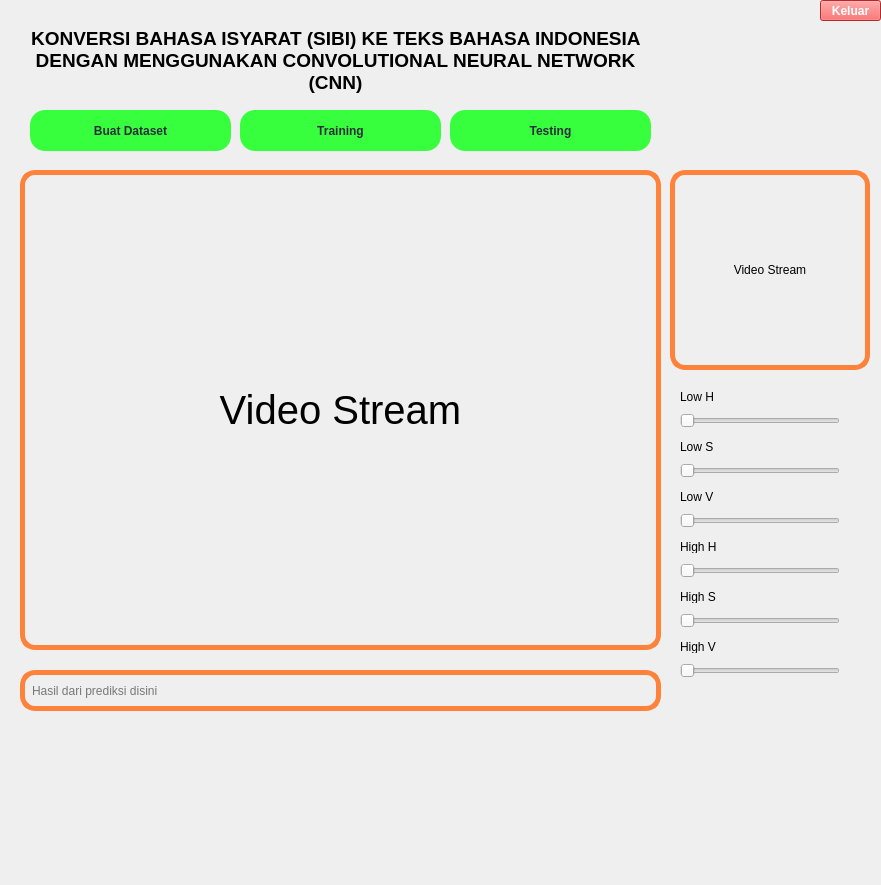
<?xml version="1.0" encoding="UTF-8"?>
<ui version="4.0">
 <class>MainWindow</class>
 <widget class="QMainWindow" name="MainWindow">
  <property name="geometry">
   <rect>
    <x>0</x>
    <y>0</y>
    <width>881</width>
    <height>885</height>
   </rect>
  </property>
  <property name="windowTitle">
   <string>MainWindow</string>
  </property>
  <widget class="QWidget" name="centralwidget">
   <widget class="QLabel" name="lJudul">
    <property name="geometry">
     <rect>
      <x>10</x>
      <y>20</y>
      <width>651</width>
      <height>81</height>
     </rect>
    </property>
    <property name="text">
     <string>&lt;html&gt;&lt;head/&gt;&lt;body&gt;&lt;p align=&quot;center&quot;&gt;&lt;span style=&quot; font-size:14pt; font-weight:600;&quot;&gt;KONVERSI BAHASA ISYARAT (SIBI) KE TEKS BAHASA INDONESIA DENGAN MENGGUNAKAN CONVOLUTIONAL NEURAL NETWORK (CNN)&lt;/span&gt;&lt;/p&gt;&lt;/body&gt;&lt;/html&gt;</string>
    </property>
    <property name="alignment">
     <set>Qt::AlignCenter</set>
    </property>
    <property name="wordWrap">
     <bool>true</bool>
    </property>
   </widget>
   <widget class="QLineEdit" name="leResult">
    <property name="geometry">
     <rect>
      <x>20</x>
      <y>670</y>
      <width>641</width>
      <height>41</height>
     </rect>
    </property>
    <property name="styleSheet">
     <string notr="true">border: 5px solid #FF823A;
font-size: 120%;
border-radius: 15px;
padding:5px 5px;
background: transparent;</string>
    </property>
    <property name="placeholderText">
     <string>Hasil dari prediksi disini</string>
    </property>
   </widget>
   <widget class="QLabel" name="lImageTesting">
    <property name="geometry">
     <rect>
      <x>20</x>
      <y>170</y>
      <width>641</width>
      <height>480</height>
     </rect>
    </property>
    <property name="styleSheet">
     <string notr="true">border: 5px solid #FF823A;
font-size: 40px;
border-radius: 15px;</string>
    </property>
    <property name="text">
     <string>Video Stream</string>
    </property>
    <property name="alignment">
     <set>Qt::AlignCenter</set>
    </property>
   </widget>
   <widget class="QPushButton" name="btnScreenCreateDataset">
    <property name="geometry">
     <rect>
      <x>30</x>
      <y>110</y>
      <width>201</width>
      <height>41</height>
     </rect>
    </property>
    <property name="font">
     <font>
      <weight>75</weight>
      <bold>true</bold>
     </font>
    </property>
    <property name="styleSheet">
     <string notr="true">background-color:#38FF3D;
text-weight: bold;
border-radius:15px;
color:#282D39;
font-size: 150%;</string>
    </property>
    <property name="text">
     <string>Buat Dataset</string>
    </property>
   </widget>
   <widget class="QPushButton" name="btnScreenTraining">
    <property name="geometry">
     <rect>
      <x>240</x>
      <y>110</y>
      <width>201</width>
      <height>41</height>
     </rect>
    </property>
    <property name="font">
     <font>
      <weight>75</weight>
      <bold>true</bold>
     </font>
    </property>
    <property name="styleSheet">
     <string notr="true">background-color:#38FF3D;
text-weight: bold;
border-radius:15px;
color:#282D39;
font-size: 150%;</string>
    </property>
    <property name="text">
     <string>Training</string>
    </property>
   </widget>
   <widget class="QPushButton" name="btnScreenTesting">
    <property name="geometry">
     <rect>
      <x>450</x>
      <y>110</y>
      <width>201</width>
      <height>41</height>
     </rect>
    </property>
    <property name="font">
     <font>
      <weight>75</weight>
      <bold>true</bold>
     </font>
    </property>
    <property name="styleSheet">
     <string notr="true">background-color:#38FF3D;
text-weight: bold;
border-radius:15px;
color:#282D39;
font-size: 150%;</string>
    </property>
    <property name="text">
     <string>Testing</string>
    </property>
   </widget>
   <widget class="QPushButton" name="btnKeluar">
    <property name="geometry">
     <rect>
      <x>820</x>
      <y>0</y>
      <width>61</width>
      <height>21</height>
     </rect>
    </property>
    <property name="font">
     <font>
      <weight>75</weight>
      <bold>true</bold>
     </font>
    </property>
    <property name="styleSheet">
     <string notr="true">background-color:#FF3A3A;
text-weight: bold;
color: white;</string>
    </property>
    <property name="text">
     <string>Keluar</string>
    </property>
   </widget>
   <widget class="QLabel" name="lInfoClass">
    <property name="geometry">
     <rect>
      <x>20</x>
      <y>730</y>
      <width>841</width>
      <height>61</height>
     </rect>
    </property>
    <property name="font">
     <font>
      <pointsize>14</pointsize>
      <weight>75</weight>
      <bold>true</bold>
     </font>
    </property>
    <property name="text">
     <string/>
    </property>
    <property name="alignment">
     <set>Qt::AlignLeading|Qt::AlignLeft|Qt::AlignTop</set>
    </property>
   </widget>
   <widget class="QLabel" name="lImageTesting2">
    <property name="geometry">
     <rect>
      <x>670</x>
      <y>170</y>
      <width>200</width>
      <height>200</height>
     </rect>
    </property>
    <property name="font">
     <font>
      <pointsize>-1</pointsize>
     </font>
    </property>
    <property name="styleSheet">
     <string notr="true">border: 5px solid #FF823A;
font-size: 12px;
border-radius: 15px;</string>
    </property>
    <property name="text">
     <string>Video Stream</string>
    </property>
    <property name="alignment">
     <set>Qt::AlignCenter</set>
    </property>
   </widget>
   <widget class="QLabel" name="label_5">
    <property name="geometry">
     <rect>
      <x>680</x>
      <y>540</y>
      <width>47</width>
      <height>13</height>
     </rect>
    </property>
    <property name="text">
     <string>High H</string>
    </property>
   </widget>
   <widget class="QLabel" name="label_4">
    <property name="geometry">
     <rect>
      <x>680</x>
      <y>640</y>
      <width>47</width>
      <height>13</height>
     </rect>
    </property>
    <property name="text">
     <string>High V</string>
    </property>
   </widget>
   <widget class="QLabel" name="label_3">
    <property name="geometry">
     <rect>
      <x>680</x>
      <y>490</y>
      <width>47</width>
      <height>13</height>
     </rect>
    </property>
    <property name="text">
     <string>Low V</string>
    </property>
   </widget>
   <widget class="QSlider" name="hs_lv">
    <property name="geometry">
     <rect>
      <x>680</x>
      <y>510</y>
      <width>160</width>
      <height>22</height>
     </rect>
    </property>
    <property name="maximum">
     <number>255</number>
    </property>
    <property name="orientation">
     <enum>Qt::Horizontal</enum>
    </property>
   </widget>
   <widget class="QLabel" name="label_6">
    <property name="geometry">
     <rect>
      <x>680</x>
      <y>590</y>
      <width>47</width>
      <height>13</height>
     </rect>
    </property>
    <property name="text">
     <string>High S</string>
    </property>
   </widget>
   <widget class="QSlider" name="hs_hs">
    <property name="geometry">
     <rect>
      <x>680</x>
      <y>610</y>
      <width>160</width>
      <height>22</height>
     </rect>
    </property>
    <property name="maximum">
     <number>255</number>
    </property>
    <property name="orientation">
     <enum>Qt::Horizontal</enum>
    </property>
   </widget>
   <widget class="QSlider" name="hs_hh">
    <property name="geometry">
     <rect>
      <x>680</x>
      <y>560</y>
      <width>160</width>
      <height>22</height>
     </rect>
    </property>
    <property name="maximum">
     <number>255</number>
    </property>
    <property name="orientation">
     <enum>Qt::Horizontal</enum>
    </property>
   </widget>
   <widget class="QLabel" name="label">
    <property name="geometry">
     <rect>
      <x>680</x>
      <y>390</y>
      <width>47</width>
      <height>13</height>
     </rect>
    </property>
    <property name="text">
     <string>Low H</string>
    </property>
   </widget>
   <widget class="QSlider" name="hs_ls">
    <property name="geometry">
     <rect>
      <x>680</x>
      <y>460</y>
      <width>160</width>
      <height>22</height>
     </rect>
    </property>
    <property name="maximum">
     <number>255</number>
    </property>
    <property name="orientation">
     <enum>Qt::Horizontal</enum>
    </property>
   </widget>
   <widget class="QLabel" name="label_2">
    <property name="geometry">
     <rect>
      <x>680</x>
      <y>440</y>
      <width>47</width>
      <height>13</height>
     </rect>
    </property>
    <property name="text">
     <string>Low S</string>
    </property>
   </widget>
   <widget class="QSlider" name="hs_hv">
    <property name="geometry">
     <rect>
      <x>680</x>
      <y>660</y>
      <width>160</width>
      <height>22</height>
     </rect>
    </property>
    <property name="maximum">
     <number>255</number>
    </property>
    <property name="orientation">
     <enum>Qt::Horizontal</enum>
    </property>
   </widget>
   <widget class="QSlider" name="hs_lh">
    <property name="geometry">
     <rect>
      <x>680</x>
      <y>410</y>
      <width>160</width>
      <height>22</height>
     </rect>
    </property>
    <property name="maximum">
     <number>255</number>
    </property>
    <property name="orientation">
     <enum>Qt::Horizontal</enum>
    </property>
    <property name="tickPosition">
     <enum>QSlider::NoTicks</enum>
    </property>
   </widget>
   <widget class="QLabel" name="lInfoClassBottom">
    <property name="geometry">
     <rect>
      <x>20</x>
      <y>810</y>
      <width>841</width>
      <height>61</height>
     </rect>
    </property>
    <property name="font">
     <font>
      <pointsize>12</pointsize>
      <weight>75</weight>
      <bold>true</bold>
     </font>
    </property>
    <property name="text">
     <string/>
    </property>
    <property name="alignment">
     <set>Qt::AlignLeading|Qt::AlignLeft|Qt::AlignTop</set>
    </property>
   </widget>
  </widget>
 </widget>
 <resources/>
 <connections/>
</ui>
